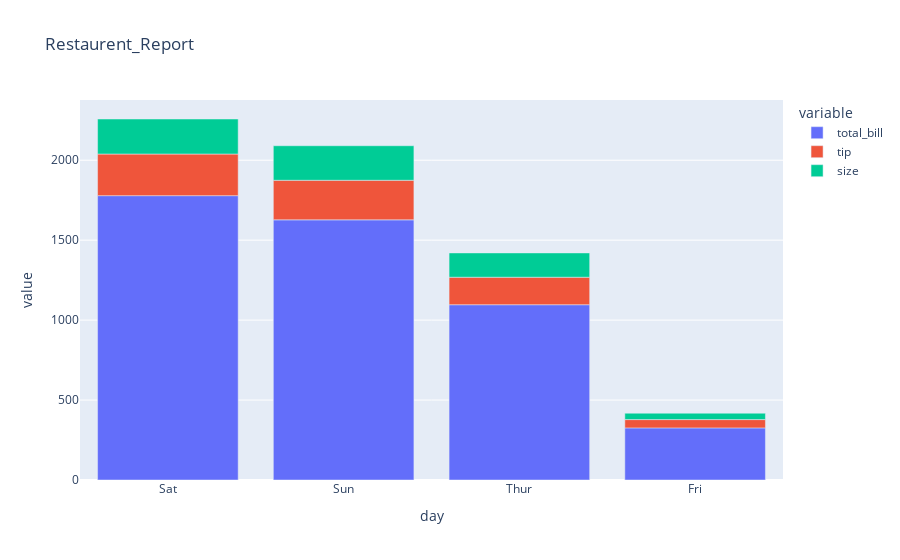

Notebook code for this chart:
### Code cell
import plotly.express as px

fig=px.bar(grp,x="day",y=["total_bill","tip","size"],title="Restaurent_Report")
fig.show()

### Figure 1 — Plotly figure (JSON) as saved in the notebook; plotly's stock layout.template omitted (floating-point values rounded to 4 significant figures)
{"data": [{"alignmentgroup": "True", "hovertemplate": "variable=total_bill<br>day=%{x}<br>value=%{y}<extra></extra>", "legendgroup": "total_bill", "marker": {"color": "#636efa", "pattern": {"shape": ""}}, "name": "total_bill", "offsetgroup": "total_bill", "orientation": "v", "showlegend": true, "textposition": "auto", "type": "bar", "x": ["Sat", "Sun", "Thur", "Fri"], "xaxis": "x", "y": [1778.0, 1627.0, 1096.0, 325.9], "yaxis": "y"}, {"alignmentgroup": "True", "hovertemplate": "variable=tip<br>day=%{x}<br>value=%{y}<extra></extra>", "legendgroup": "tip", "marker": {"color": "#EF553B", "pattern": {"shape": ""}}, "name": "tip", "offsetgroup": "tip", "orientation": "v", "showlegend": true, "textposition": "auto", "type": "bar", "x": ["Sat", "Sun", "Thur", "Fri"], "xaxis": "x", "y": [260.4, 247.4, 171.8, 51.96], "yaxis": "y"}, {"alignmentgroup": "True", "hovertemplate": "variable=size<br>day=%{x}<br>value=%{y}<extra></extra>", "legendgroup": "size", "marker": {"color": "#00cc96", "pattern": {"shape": ""}}, "name": "size", "offsetgroup": "size", "orientation": "v", "showlegend": true, "textposition": "auto", "type": "bar", "x": ["Sat", "Sun", "Thur", "Fri"], "xaxis": "x", "y": [219, 216, 152, 40], "yaxis": "y"}], "layout": {"barmode": "relative", "legend": {"title": {"text": "variable"}, "tracegroupgap": 0}, "title": {"text": "Restaurent_Report"}, "xaxis": {"anchor": "y", "domain": [0, 1], "title": {"text": "day"}}, "yaxis": {"anchor": "x", "domain": [0, 1], "title": {"text": "value"}}}}
